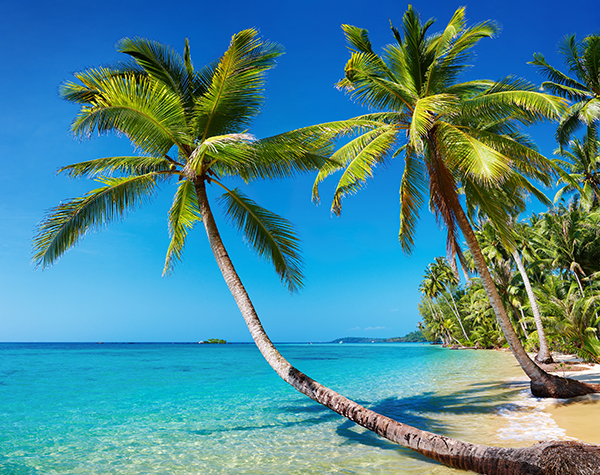
#> input picture OpenCV 104/Histograms/opencv-image-histograms/beach.png, 600 x 475 px
$ python histogram_with_mask_practice.py
#> lines starting #> are read from the running program, lines starting #| are printed output that depends on the picture; after the words box and inside, x2 and y2 are one past the last pixel; in counts of white or black regions, pixels touching at a corner belong together
# USAGE
# python histogram_with_mask_practice.py

# import the necessary packages
from matplotlib import image, pyplot as plt
import numpy as np
import cv2

def plot_histogram(image, title, mask=None):
    # split the image into its respective channels, then initialize the tuple of
    # the channel names along with our figure for plotting
    chans = cv2.split(image)
    colors = ["b", "g", "r"]
    plt.figure()
    plt.figure(title)
    plt.xlabel("Bins")
    plt.ylabel("# of Pixels")

    # loop over the image channels
    for (chan, color) in zip(chans, colors):
        # create a histrogram for the current channel and plot it
        hist = cv2.calcHist([chan], [0], mask, [256], [0, 256])
        plt.plot(hist, color=color)
        plt.xlim([0, 256])

# load the beach image plot a histogram for it
image = cv2.imread("beach.png")
#> image is the input picture: shape (475, 600, 3); mean B, G, R 148.4, 136.5, 73.3
plot_histogram(image, "Histogram for original Image")
#> the loop in plot_histogram, `for (chan, color) in zip(chans, colors):` made 3 passes
#> color on passes 1 to 3: 'b', 'g', 'r'
cv2.imshow("Original", image)

# construct a mask for our image; our mask will be *black* for regions we want
# to *ignore* and *white* for regions we want to *examine*
mask = np.zeros(image.shape[:2], dtype="uint8")
cv2.rectangle(mask, (60, 290), (210, 390), 255, -1)
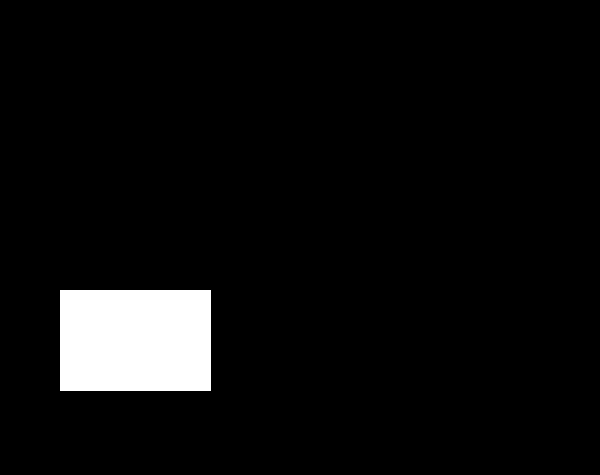
#> mask: shape (475, 600); 5.4% white; 1 white region, box (x1, y1, x2, y2) and area: (60, 290, 211, 391) 15251
cv2.imshow("Mask", mask)

# display the masked region
masked = cv2.bitwise_and(image, image, mask=mask)
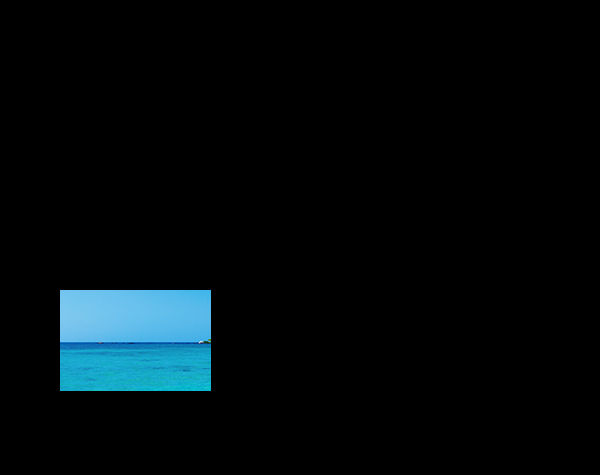
#> masked: shape (475, 600, 3); mean B, G, R 11.6, 9.4, 3.2
cv2.imshow("Analizying the mask", masked)

# compute a histogram for our image, but we'll only included pixels in the
# masked region
plot_histogram(image, "Histogram for Masked Image", mask=mask)
#> the loop in plot_histogram (call 2), `for (chan, color) in zip(chans, colors):` made 3 passes

# show out plots
plt.show()
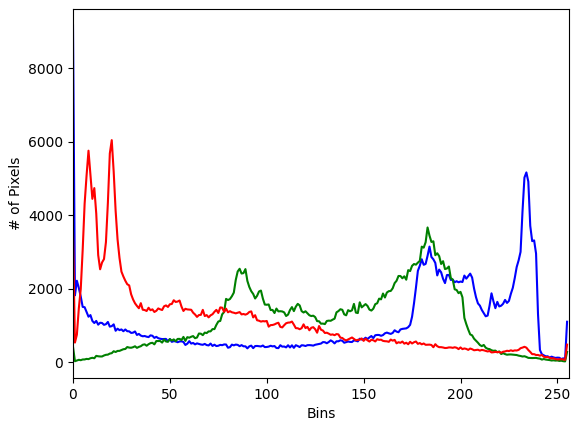
#> figure drawn by matplotlib, 1 panel; curve peaks at x = 0, y = 9163; curve peaks at x = 183, y = 3670; curve peaks at x = 20, y = 6044
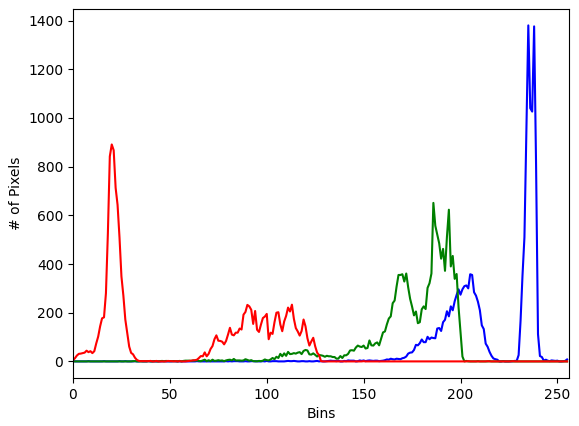
#> figure drawn by matplotlib, 1 panel; curve peaks at x = 235, y = 1380; curve peaks at x = 186, y = 651; curve peaks at x = 20, y = 891
